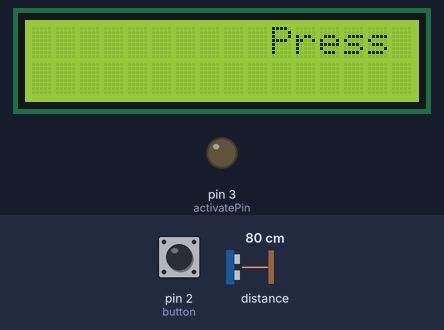
Simulated run of this sketch. Board: Arduino Uno, built with avr-gcc and run on an emulated ATmega328P. Parts: 16×2 character LCD, output pins drawn as LEDs (lit = HIGH). The inputs (shaded band) are chosen by the test bench; at power-on: pin 2 (button) HIGH, distance to the obstacle 80 cm. What the sketch prints to the serial monitor is not drawn.

Above: at 1.2 s.
1.3 s: pin 2 (button) pulled LOW for 0.15 s
At 2.6 s:
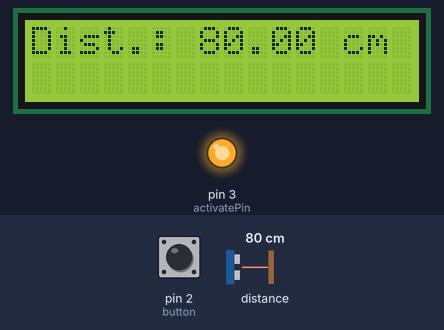
3.0 s: pin 2 (button) pulled LOW for 1 s
At 4.51 s:
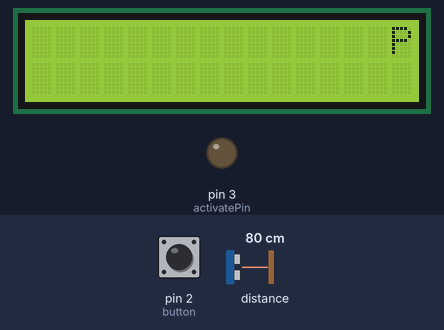
4.6 s: pin 2 (button) pulled LOW for 3.2 s
At 9.0 s:
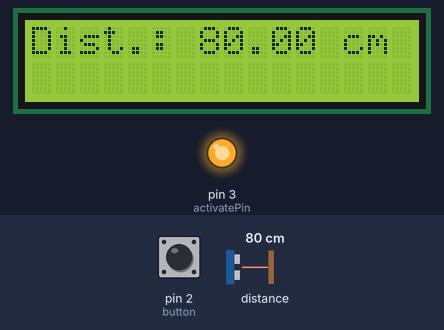
9.3 s: pin 2 (button) pulled LOW for 0.15 s
At 10.1 s:
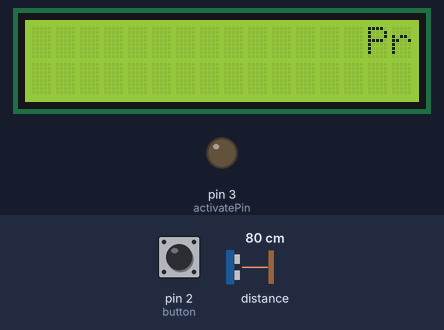
Timing chart, 0 to 12.3 s (numbered marks = the images above; inputs shaded):
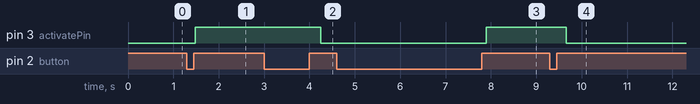

The sketch:

rangeFinder.ino
```cpp
#include <Wire.h>
#include <LiquidCrystal_I2C.h>
#include <VL53L1X.h>

LiquidCrystal_I2C lcd(0x27, 16, 2);

VL53L1X sensor;

const int button = 2;
int activatePin = 3;

int dirPushCnt = 0;
int dirState = 0;
int lastDirState = 1;

String message = "Press button to measure the distance!";
int stringStart, stringStop = 0;
int scrollCursor = 16;

void setup() {
  Serial.begin(9600);

  pinMode(button, INPUT);
  pinMode(activatePin, OUTPUT);
  attachInterrupt(digitalPinToInterrupt(button), pin_ISR, CHANGE);

  // setup LCD
  lcd.init();
  lcd.backlight();

  // setup Sensor
  Wire.begin();
  Wire.setClock(400000);

  sensor.setTimeout(500);
  sensor.init();

  sensor.setDistanceMode(VL53L1X::Long);
  sensor.setMeasurementTimingBudget(50000);

  sensor.startContinuous(50);
}

void loop() {
  if (dirPushCnt % 2 == 1) {
    digitalWrite(activatePin, HIGH);
  } else {
    digitalWrite(activatePin, LOW);
  }
  distSensor();
}

void pin_ISR() {
  dirState = digitalRead(button);
  if (dirState != lastDirState) {
    if (dirState == HIGH) {
      dirPushCnt++;
    }
    delay(50);
  }
  lastDirState = dirState;
}

void distSensor() {
  if (dirPushCnt % 2 == 1) {
    float dist = sensor.read() / 10.;
    Serial.println(dist);

    lcd.clear();
    lcd.setCursor(0, 0);
    lcd.print("Dist.: ");
    lcd.print(dist);
    lcd.print(" cm");
    delay(200);
    stringStart = stringStop = 0;
    scrollCursor = 16;
  } else {
    printScrollingText();
  }
}

void printScrollingText() {
  lcd.setCursor(scrollCursor, 0);
  lcd.print(message.substring(stringStart, stringStop));
  delay(170);
  lcd.clear();

  if(stringStart == 0 && scrollCursor > 0){
    scrollCursor--;
    stringStop++;
  } else if (stringStart == stringStop){
    stringStart = stringStop = 0;
    scrollCursor = 16;
  } else if (stringStop == message.length() && scrollCursor == 0) {
    stringStart++;
  } else {
    stringStart++;
    stringStop++;
  }
}
```

Measured:
- after the input at 1.3 s, pin 3 (activatePin): LOW → HIGH after 0.18 s; the display: first differs from a run without the input after 0.24 s (image 1)
- after the input at 3.0 s, pin 3 (activatePin): HIGH → LOW after 1.3 s; the display: changes after 1.4 s (image 2)
- after the input at 4.6 s, pin 3 (activatePin): LOW → HIGH after 3.3 s; the display: first differs from a run without the input after 3.4 s (image 3)
- after the input at 9.3 s, pin 3 (activatePin): HIGH → LOW after 0.36 s; the display: first changes after 0.54 s (image 4 shows a later state)
